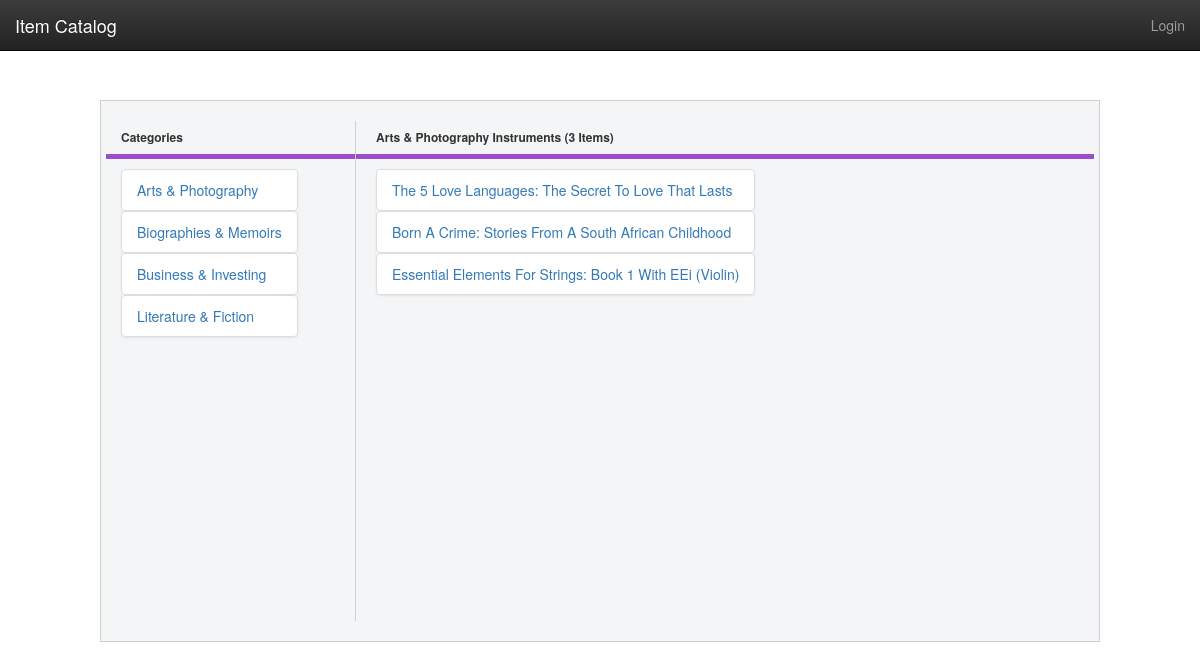
The page /catalog/1/items on the database its author committed.
### database_setup.py (models this page shows, shortened)
class Category(Base):
    __tablename__ = 'category'
    id = Column(Integer, primary_key=True)
    name = Column(String(80), nullable=False)
    user_id = Column(Integer, ForeignKey('user.id'))
    user = relationship(User)

class CategoryItem(Base):
    __tablename__ = 'category_item'
    name = Column(String(80), nullable=False)
    description = Column(String(250))
    id = Column(Integer, primary_key=True)
    category_id = Column(Integer, ForeignKey('category.id'))
    category = relationship(Category)
    user_id = Column(Integer, ForeignKey('user.id'))
    user = relationship(User)

### application.py (the view)
@app.route('/catalog/<int:catalog_id>')
@app.route('/catalog/<int:catalog_id>/items')
def showCategory(catalog_id):
    categories = session.query(Category).all()
    category = session.query(Category).filter_by(id=catalog_id).first()
    categoryName = category.name
    categoryItems = session.query(
        CategoryItem
        ).filter_by(category_id=catalog_id).all()
    categoryItemsCount = session.query(
        CategoryItem
        ).filter_by(category_id=catalog_id).count()
    return render_template(
        'category.html',
        categories=categories,
        categoryItems=categoryItems,
        categoryName=categoryName,
        categoryItemsCount=categoryItemsCount
        )

### templates/category.html (shortened to what this page needs)
{% extends "index.html" %}
{% block content %}
	<div class="row">
		<div class="col-sm-3 col-md-2 sidebar categories" style="min-width: 250px; min-height: 500px;"">
			<div class="categories__list">
				<h6 class="list__header">
					<span class="header__title">Categories</span>
					<span class="header__bar"></span>
				</h6>
				<ul class="list-group" style="display: inline-block;">
					{% for category in categories %}
						<a href="{{url_for('showCategory', catalog_id = category.id )}}">
							<li class="items__item list-group-item">
								<span class="item__name">{{category.name}}</span>
							</li>
						</a>
					{% endfor %}
				</ul>
			</div>
		</div>
		<div class="column column-25">
			<div class="category-items__list">
				<h6 class="list__header">
					<span class="header__title">{{categoryName}} Instruments ({{categoryItemsCount}} Items)</span>
					<span class="header__bar"></span>
				</h6>
				<ul class="list__items list-group" style="display:inline-block;">
					{% for categoryItem in categoryItems %}
						<a href="{{url_for('showCategoryItem', catalog_id = categoryItem.category_id ,item_id = categoryItem.id )}}">
							<li class="items__item list-group-item">
								<span class="item__name">{{categoryItem.name}}</span>
							</li>
						</a>
					{% endfor %}
				</ul>
			</div>
		</div>
	</div>
{% endblock %}

### static/style.css (style rules this page uses)
ul { list-style-type: none; }
@media (min-width: 40.0rem) { .categories { border-right: .1rem solid #d1d1d1; margin-right: 2rem; } }
.list__header .header__title { font-weight: 700; margin-bottom: 1rem; display: block; text-transform: capitalize; }
.list__header .header__bar { border-bottom: .5rem solid #9b4dca; height: .1rem; display: block; }
.items__item .item__name { text-transform: capitalize; }

### rows shown on the page
Category: name "Arts & Photography"
Category: name "Biographies & Memoirs"
Category: name "Business & Investing"
Category: name "Literature & Fiction"
CategoryItem: name "The 5 Love Languages: The Secret To Love That Lasts"
CategoryItem: name "Born A Crime: Stories From A South African Childhood"
CategoryItem: name "Essential Elements For Strings: Book 1 With EEi (Violin)"

### other values the page prints
{{ categoryItemsCount }} "3"
